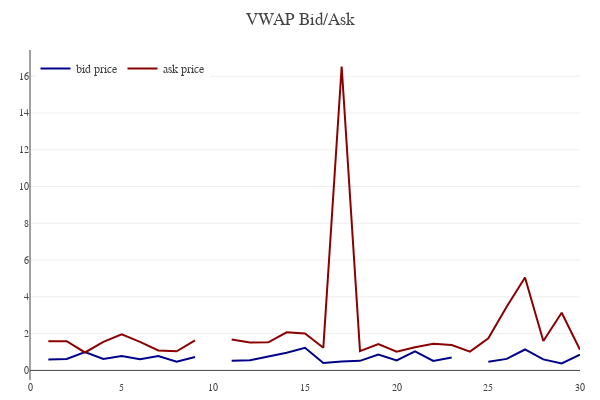

Notebook code for this chart:
### Code cell
model.bank_details.price_plot()

### Figure 1 — Plotly figure (JSON) as saved in the notebook; plotly's stock layout.template omitted (floating-point values rounded to 4 significant figures)
{"data": [{"line": {"color": "darkblue"}, "name": "bid price", "type": "scatter", "y": [null, 0.5958, 0.6232, 1.002, 0.6273, 0.7789, 0.6134, 0.78, 0.468, 0.7271, null, 0.5297, 0.5504, 0.7579, 0.9622, 1.228, 0.4026, 0.4805, 0.5206, 0.8686, 0.5482, 1.04, 0.5168, 0.7048, null, 0.4736, 0.6281, 1.139, 0.6001, 0.3765, 0.86]}, {"line": {"color": "darkred"}, "name": "ask price", "type": "scatter", "y": [null, 1.584, 1.587, 0.9761, 1.552, 1.965, 1.551, 1.082, 1.037, 1.631, null, 1.677, 1.518, 1.529, 2.073, 2.006, 1.237, 16.53, 1.049, 1.431, 1.02, 1.257, 1.45, 1.381, 1.025, 1.743, 3.46, 5.05, 1.602, 3.136, 1.125]}], "layout": {"height": 400, "hovermode": "closest", "legend": {"orientation": "h", "x": 0.01, "xanchor": "left", "y": 0.9, "yanchor": "bottom"}, "margin": {"b": 20, "l": 30, "r": 20, "t": 50}, "showlegend": true, "title": {"text": "VWAP Bid/Ask"}, "width": 600, "xaxis": {"anchor": "y", "domain": [0, 1], "showgrid": false, "tickfont": {"size": 10}}, "yaxis": {"anchor": "x", "domain": [0, 1], "side": "left", "tickfont": {"size": 10}}}}
